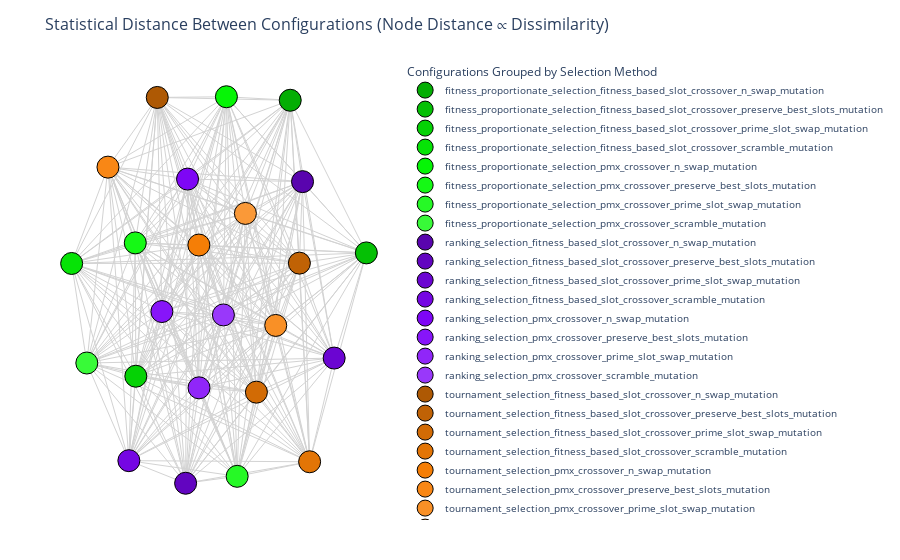

Notebook cell for this chart:
### Code cell
plot_statistical_distance_graph(best_configs, final_gen_fitness, p_values_df)

### Figure 1 — Plotly figure (JSON) as saved in the notebook; plotly's stock layout.template omitted (floating-point values rounded to 4 significant figures; data arrays with more than 128 entries replaced by an {"elided": "..."} marker saying what was removed)
{"data": [{"hoverinfo": "none", "line": {"color": "lightgray", "width": 1}, "mode": "lines", "showlegend": false, "type": "scatter", "x": {"elided": "828 float values"}, "y": {"elided": "828 float values"}}, {"hovertemplate": "fitness_proportionate_selection_fitness_based_slot_crossover_n_swap_mutation<br>Mean Final Fitness: 1.5125<extra></extra>", "legendgroup": "fitness", "marker": {"color": "#04ae04", "line": {"color": "black", "width": 1}, "size": 22}, "mode": "markers", "name": "fitness_proportionate_selection_fitness_based_slot_crossover_n_swap_mutation", "showlegend": true, "type": "scatter", "x": [0.502], "y": [0.8257]}, {"hovertemplate": "fitness_proportionate_selection_fitness_based_slot_crossover_preserve_best_slots_mutation<br>Mean Final Fitness: 1.5184<extra></extra>", "legendgroup": "fitness", "marker": {"color": "#05c005", "line": {"color": "black", "width": 1}, "size": 22}, "mode": "markers", "name": "fitness_proportionate_selection_fitness_based_slot_crossover_preserve_best_slots_mutation", "showlegend": true, "type": "scatter", "x": [1], "y": [0.1693]}, {"hovertemplate": "fitness_proportionate_selection_fitness_based_slot_crossover_prime_slot_swap_mutation<br>Mean Final Fitness: 1.5348<extra></extra>", "legendgroup": "fitness", "marker": {"color": "#05d205", "line": {"color": "black", "width": 1}, "size": 22}, "mode": "markers", "name": "fitness_proportionate_selection_fitness_based_slot_crossover_prime_slot_swap_mutation", "showlegend": true, "type": "scatter", "x": [-0.508], "y": [-0.3611]}, {"hovertemplate": "fitness_proportionate_selection_fitness_based_slot_crossover_scramble_mutation<br>Mean Final Fitness: 1.5169<extra></extra>", "legendgroup": "fitness", "marker": {"color": "#06e306", "line": {"color": "black", "width": 1}, "size": 22}, "mode": "markers", "name": "fitness_proportionate_selection_fitness_based_slot_crossover_scramble_mutation", "showlegend": true, "type": "scatter", "x": [-0.9277], "y": [0.1238]}, {"hovertemplate": "fitness_proportionate_selection_pmx_crossover_n_swap_mutation<br>Mean Final Fitness: 1.5067<extra></extra>", "legendgroup": "fitness", "marker": {"color": "#06f506", "line": {"color": "black", "width": 1}, "size": 22}, "mode": "markers", "name": "fitness_proportionate_selection_pmx_crossover_n_swap_mutation", "showlegend": true, "type": "scatter", "x": [0.08461], "y": [0.8408]}, {"hovertemplate": "fitness_proportionate_selection_pmx_crossover_preserve_best_slots_mutation<br>Mean Final Fitness: 1.4963<extra></extra>", "legendgroup": "fitness", "marker": {"color": "#15f915", "line": {"color": "black", "width": 1}, "size": 22}, "mode": "markers", "name": "fitness_proportionate_selection_pmx_crossover_preserve_best_slots_mutation", "showlegend": true, "type": "scatter", "x": [-0.5115], "y": [0.2123]}, {"hovertemplate": "fitness_proportionate_selection_pmx_crossover_prime_slot_swap_mutation<br>Mean Final Fitness: 1.5040<extra></extra>", "legendgroup": "fitness", "marker": {"color": "#26f926", "line": {"color": "black", "width": 1}, "size": 22}, "mode": "markers", "name": "fitness_proportionate_selection_pmx_crossover_prime_slot_swap_mutation", "showlegend": true, "type": "scatter", "x": [0.155], "y": [-0.7915]}, {"hovertemplate": "fitness_proportionate_selection_pmx_crossover_scramble_mutation<br>Mean Final Fitness: 1.5119<extra></extra>", "legendgroup": "fitness", "marker": {"color": "#38fa38", "line": {"color": "black", "width": 1}, "size": 22}, "mode": "markers", "name": "fitness_proportionate_selection_pmx_crossover_scramble_mutation", "showlegend": true, "type": "scatter", "x": [-0.8285], "y": [-0.3043]}, {"hovertemplate": "ranking_selection_fitness_based_slot_crossover_n_swap_mutation<br>Mean Final Fitness: 1.5267<extra></extra>", "legendgroup": "ranking", "marker": {"color": "#5904ae", "line": {"color": "black", "width": 1}, "size": 22}, "mode": "markers", "name": "ranking_selection_fitness_based_slot_crossover_n_swap_mutation", "showlegend": true, "type": "scatter", "x": [0.5825], "y": [0.4758]}, {"hovertemplate": "ranking_selection_fitness_based_slot_crossover_preserve_best_slots_mutation<br>Mean Final Fitness: 1.5244<extra></extra>", "legendgroup": "ranking", "marker": {"color": "#6205c0", "line": {"color": "black", "width": 1}, "size": 22}, "mode": "markers", "name": "ranking_selection_fitness_based_slot_crossover_preserve_best_slots_mutation", "showlegend": true, "type": "scatter", "x": [-0.1822], "y": [-0.8213]}, {"hovertemplate": "ranking_selection_fitness_based_slot_crossover_prime_slot_swap_mutation<br>Mean Final Fitness: 1.5315<extra></extra>", "legendgroup": "ranking", "marker": {"color": "#6b05d2", "line": {"color": "black", "width": 1}, "size": 22}, "mode": "markers", "name": "ranking_selection_fitness_based_slot_crossover_prime_slot_swap_mutation", "showlegend": true, "type": "scatter", "x": [0.7895], "y": [-0.283]}, {"hovertemplate": "ranking_selection_fitness_based_slot_crossover_scramble_mutation<br>Mean Final Fitness: 1.5137<extra></extra>", "legendgroup": "ranking", "marker": {"color": "#7506e3", "line": {"color": "black", "width": 1}, "size": 22}, "mode": "markers", "name": "ranking_selection_fitness_based_slot_crossover_scramble_mutation", "showlegend": true, "type": "scatter", "x": [-0.5534], "y": [-0.7241]}, {"hovertemplate": "ranking_selection_pmx_crossover_n_swap_mutation<br>Mean Final Fitness: 1.4485<extra></extra>", "legendgroup": "ranking", "marker": {"color": "#7e06f5", "line": {"color": "black", "width": 1}, "size": 22}, "mode": "markers", "name": "ranking_selection_pmx_crossover_n_swap_mutation", "showlegend": true, "type": "scatter", "x": [-0.1696], "y": [0.4867]}, {"hovertemplate": "ranking_selection_pmx_crossover_preserve_best_slots_mutation<br>Mean Final Fitness: 1.4649<extra></extra>", "legendgroup": "ranking", "marker": {"color": "#8715f9", "line": {"color": "black", "width": 1}, "size": 22}, "mode": "markers", "name": "ranking_selection_pmx_crossover_preserve_best_slots_mutation", "showlegend": true, "type": "scatter", "x": [-0.3376], "y": [-0.08296]}, {"hovertemplate": "ranking_selection_pmx_crossover_prime_slot_swap_mutation<br>Mean Final Fitness: 1.4365<extra></extra>", "legendgroup": "ranking", "marker": {"color": "#9026f9", "line": {"color": "black", "width": 1}, "size": 22}, "mode": "markers", "name": "ranking_selection_pmx_crossover_prime_slot_swap_mutation", "showlegend": true, "type": "scatter", "x": [-0.09449], "y": [-0.4109]}, {"hovertemplate": "ranking_selection_pmx_crossover_scramble_mutation<br>Mean Final Fitness: 1.4577<extra></extra>", "legendgroup": "ranking", "marker": {"color": "#9938fa", "line": {"color": "black", "width": 1}, "size": 22}, "mode": "markers", "name": "ranking_selection_pmx_crossover_scramble_mutation", "showlegend": true, "type": "scatter", "x": [0.06499], "y": [-0.09751]}, {"hovertemplate": "tournament_selection_fitness_based_slot_crossover_n_swap_mutation<br>Mean Final Fitness: 1.5204<extra></extra>", "legendgroup": "tournament", "marker": {"color": "#ae5904", "line": {"color": "black", "width": 1}, "size": 22}, "mode": "markers", "name": "tournament_selection_fitness_based_slot_crossover_n_swap_mutation", "showlegend": true, "type": "scatter", "x": [-0.3677], "y": [0.8378]}, {"hovertemplate": "tournament_selection_fitness_based_slot_crossover_preserve_best_slots_mutation<br>Mean Final Fitness: 1.4914<extra></extra>", "legendgroup": "tournament", "marker": {"color": "#c06205", "line": {"color": "black", "width": 1}, "size": 22}, "mode": "markers", "name": "tournament_selection_fitness_based_slot_crossover_preserve_best_slots_mutation", "showlegend": true, "type": "scatter", "x": [0.5619], "y": [0.1252]}, {"hovertemplate": "tournament_selection_fitness_based_slot_crossover_prime_slot_swap_mutation<br>Mean Final Fitness: 1.5399<extra></extra>", "legendgroup": "tournament", "marker": {"color": "#d26b05", "line": {"color": "black", "width": 1}, "size": 22}, "mode": "markers", "name": "tournament_selection_fitness_based_slot_crossover_prime_slot_swap_mutation", "showlegend": true, "type": "scatter", "x": [0.2809], "y": [-0.4296]}, {"hovertemplate": "tournament_selection_fitness_based_slot_crossover_scramble_mutation<br>Mean Final Fitness: 1.5166<extra></extra>", "legendgroup": "tournament", "marker": {"color": "#e37506", "line": {"color": "black", "width": 1}, "size": 22}, "mode": "markers", "name": "tournament_selection_fitness_based_slot_crossover_scramble_mutation", "showlegend": true, "type": "scatter", "x": [0.6289], "y": [-0.7289]}, {"hovertemplate": "tournament_selection_pmx_crossover_n_swap_mutation<br>Mean Final Fitness: 1.5875<extra></extra>", "legendgroup": "tournament", "marker": {"color": "#f57e06", "line": {"color": "black", "width": 1}, "size": 22}, "mode": "markers", "name": "tournament_selection_pmx_crossover_n_swap_mutation", "showlegend": true, "type": "scatter", "x": [-0.09552], "y": [0.2031]}, {"hovertemplate": "tournament_selection_pmx_crossover_preserve_best_slots_mutation<br>Mean Final Fitness: 1.5294<extra></extra>", "legendgroup": "tournament", "marker": {"color": "#f98715", "line": {"color": "black", "width": 1}, "size": 22}, "mode": "markers", "name": "tournament_selection_pmx_crossover_preserve_best_slots_mutation", "showlegend": true, "type": "scatter", "x": [-0.6901], "y": [0.5381]}, {"hovertemplate": "tournament_selection_pmx_crossover_prime_slot_swap_mutation<br>Mean Final Fitness: 1.4660<extra></extra>", "legendgroup": "tournament", "marker": {"color": "#f99026", "line": {"color": "black", "width": 1}, "size": 22}, "mode": "markers", "name": "tournament_selection_pmx_crossover_prime_slot_swap_mutation", "showlegend": true, "type": "scatter", "x": [0.4073], "y": [-0.1426]}, {"hovertemplate": "tournament_selection_pmx_crossover_scramble_mutation<br>Mean Final Fitness: 1.5640<extra></extra>", "legendgroup": "tournament", "marker": {"color": "#fa9938", "line": {"color": "black", "width": 1}, "size": 22}, "mode": "markers", "name": "tournament_selection_pmx_crossover_scramble_mutation", "showlegend": true, "type": "scatter", "x": [0.2088], "y": [0.3391]}], "layout": {"legend": {"bgcolor": "rgba(255,255,255,0)", "font": {"size": 10}, "itemsizing": "trace", "title": {"text": "Configurations Grouped by Selection Method"}, "traceorder": "normal", "x": 1.02, "y": 1}, "margin": {"b": 40, "l": 40, "r": 250, "t": 60}, "plot_bgcolor": "white", "showlegend": true, "title": {"font": {"size": 16}, "text": "Statistical Distance Between Configurations (Node Distance ∝ Dissimilarity)"}, "xaxis": {"showgrid": false, "showticklabels": false, "zeroline": false}, "yaxis": {"showgrid": false, "showticklabels": false, "zeroline": false}}}
